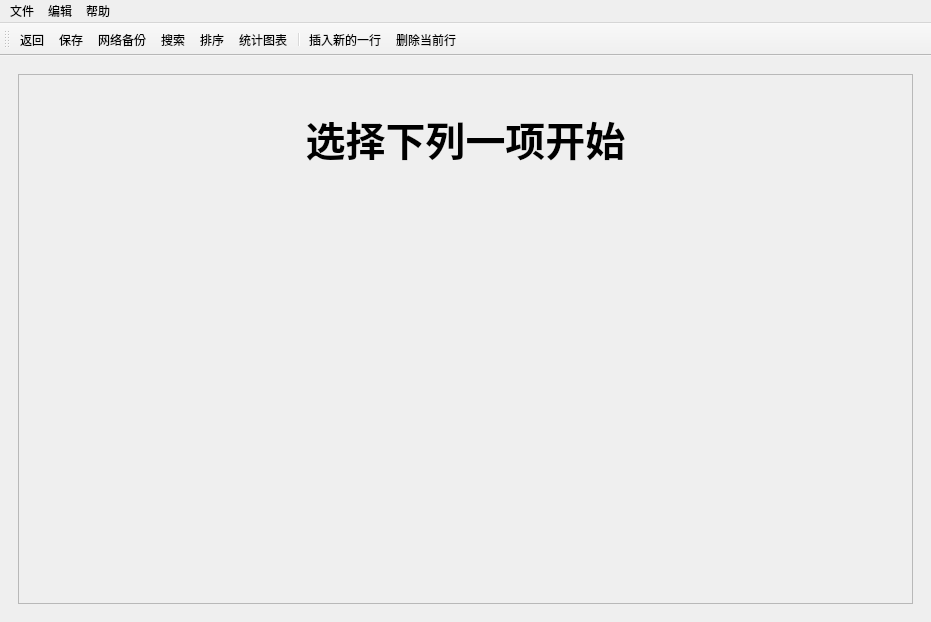
<?xml version="1.0" encoding="UTF-8"?>
<ui version="4.0">
 <class>MainWindow</class>
 <widget class="QMainWindow" name="MainWindow">
  <property name="geometry">
   <rect>
    <x>0</x>
    <y>0</y>
    <width>931</width>
    <height>622</height>
   </rect>
  </property>
  <property name="palette">
   <palette>
    <active/>
    <inactive/>
    <disabled/>
   </palette>
  </property>
  <property name="windowTitle">
   <string>MainWindow</string>
  </property>
  <widget class="QWidget" name="centralwidget">
   <layout class="QHBoxLayout" name="horizontalLayout">
    <item>
     <widget class="QStackedWidget" name="stackedWidget">
      <property name="currentIndex">
       <number>0</number>
      </property>
      <widget class="QWidget" name="wg_welcome_">
       <layout class="QVBoxLayout" name="verticalLayout">
        <item>
         <widget class="QFrame" name="frame">
          <property name="frameShape">
           <enum>QFrame::StyledPanel</enum>
          </property>
          <property name="frameShadow">
           <enum>QFrame::Raised</enum>
          </property>
          <layout class="QVBoxLayout" name="verticalLayout_2" stretch="2,10">
           <item>
            <widget class="QLabel" name="label">
             <property name="font">
              <font>
               <pointsize>30</pointsize>
               <bold>true</bold>
              </font>
             </property>
             <property name="text">
              <string>选择下列一项开始</string>
             </property>
             <property name="alignment">
              <set>Qt::AlignBottom|Qt::AlignHCenter</set>
             </property>
            </widget>
           </item>
           <item>
            <widget class="QWidget" name="widget" native="true">
             <layout class="QHBoxLayout" name="horizontalLayout_2">
              <item>
               <spacer name="horizontalSpacer_2">
                <property name="orientation">
                 <enum>Qt::Horizontal</enum>
                </property>
                <property name="sizeType">
                 <enum>QSizePolicy::MinimumExpanding</enum>
                </property>
                <property name="sizeHint" stdset="0">
                 <size>
                  <width>71</width>
                  <height>20</height>
                 </size>
                </property>
               </spacer>
              </item>
              <item>
               <widget class="QPushButton" name="pb_openfile_">
                <property name="minimumSize">
                 <size>
                  <width>250</width>
                  <height>250</height>
                 </size>
                </property>
                <property name="styleSheet">
                 <string notr="true">background-image: url(:/open.jpg);</string>
                </property>
                <property name="text">
                 <string/>
                </property>
                <property name="autoDefault">
                 <bool>false</bool>
                </property>
                <property name="flat">
                 <bool>true</bool>
                </property>
               </widget>
              </item>
              <item>
               <spacer name="horizontalSpacer">
                <property name="orientation">
                 <enum>Qt::Horizontal</enum>
                </property>
                <property name="sizeHint" stdset="0">
                 <size>
                  <width>71</width>
                  <height>20</height>
                 </size>
                </property>
               </spacer>
              </item>
              <item>
               <widget class="QPushButton" name="pb_newfile_">
                <property name="minimumSize">
                 <size>
                  <width>250</width>
                  <height>250</height>
                 </size>
                </property>
                <property name="styleSheet">
                 <string notr="true">background-image: url(:/new.jpg);</string>
                </property>
                <property name="text">
                 <string/>
                </property>
                <property name="flat">
                 <bool>true</bool>
                </property>
               </widget>
              </item>
              <item>
               <spacer name="horizontalSpacer_3">
                <property name="orientation">
                 <enum>Qt::Horizontal</enum>
                </property>
                <property name="sizeHint" stdset="0">
                 <size>
                  <width>71</width>
                  <height>20</height>
                 </size>
                </property>
               </spacer>
              </item>
             </layout>
            </widget>
           </item>
          </layout>
         </widget>
        </item>
       </layout>
      </widget>
      <widget class="ListTable" name="wg_table_"/>
     </widget>
    </item>
   </layout>
  </widget>
  <widget class="QMenuBar" name="menubar">
   <property name="geometry">
    <rect>
     <x>0</x>
     <y>0</y>
     <width>931</width>
     <height>22</height>
    </rect>
   </property>
   <widget class="QMenu" name="menu">
    <property name="title">
     <string>文件</string>
    </property>
    <addaction name="actionopen"/>
    <addaction name="action_remain_"/>
   </widget>
   <widget class="QMenu" name="menu_2">
    <property name="title">
     <string>编辑</string>
    </property>
   </widget>
   <widget class="QMenu" name="menu_3">
    <property name="title">
     <string>帮助</string>
    </property>
   </widget>
   <addaction name="menu"/>
   <addaction name="menu_2"/>
   <addaction name="menu_3"/>
  </widget>
  <widget class="QToolBar" name="toolBar">
   <property name="windowTitle">
    <string>toolBar</string>
   </property>
   <attribute name="toolBarArea">
    <enum>TopToolBarArea</enum>
   </attribute>
   <attribute name="toolBarBreak">
    <bool>false</bool>
   </attribute>
   <addaction name="action_reValue_"/>
   <addaction name="action_save_"/>
   <addaction name="action_net_"/>
   <addaction name="action_search_"/>
   <addaction name="action_sort_"/>
   <addaction name="action_chart_"/>
   <addaction name="separator"/>
   <addaction name="action_insert_"/>
   <addaction name="action_del_"/>
  </widget>
  <action name="actionopen">
   <property name="text">
    <string>回到主界面</string>
   </property>
  </action>
  <action name="action_remain_">
   <property name="text">
    <string>编辑</string>
   </property>
  </action>
  <action name="action_save_">
   <property name="icon">
    <iconset resource="resource.qrc">
     <normaloff>:/save.png</normaloff>:/save.png</iconset>
   </property>
   <property name="text">
    <string>保存</string>
   </property>
   <property name="toolTip">
    <string>保存现在表格文件</string>
   </property>
  </action>
  <action name="action_reValue_">
   <property name="icon">
    <iconset resource="resource.qrc">
     <normaloff>:/back.png</normaloff>:/back.png</iconset>
   </property>
   <property name="text">
    <string>返回</string>
   </property>
   <property name="toolTip">
    <string>返回未修改模式</string>
   </property>
  </action>
  <action name="action_net_">
   <property name="icon">
    <iconset resource="resource.qrc">
     <normaloff>:/cloud.png</normaloff>:/cloud.png</iconset>
   </property>
   <property name="text">
    <string>网络备份</string>
   </property>
   <property name="toolTip">
    <string>链接网络服务器</string>
   </property>
  </action>
  <action name="action_search_">
   <property name="icon">
    <iconset resource="resource.qrc">
     <normaloff>:/search.png</normaloff>:/search.png</iconset>
   </property>
   <property name="text">
    <string>搜索</string>
   </property>
   <property name="toolTip">
    <string>模糊搜索</string>
   </property>
  </action>
  <action name="action_sort_">
   <property name="icon">
    <iconset resource="resource.qrc">
     <normaloff>:/sort.png</normaloff>:/sort.png</iconset>
   </property>
   <property name="text">
    <string>排序</string>
   </property>
   <property name="toolTip">
    <string>按需求排序</string>
   </property>
  </action>
  <action name="action_insert_">
   <property name="icon">
    <iconset resource="resource.qrc">
     <normaloff>:/add.png</normaloff>:/add.png</iconset>
   </property>
   <property name="text">
    <string>插入新的一行</string>
   </property>
  </action>
  <action name="action_del_">
   <property name="icon">
    <iconset resource="resource.qrc">
     <normaloff>:/sub.png</normaloff>:/sub.png</iconset>
   </property>
   <property name="text">
    <string>删除当前行</string>
   </property>
  </action>
  <action name="action_chart_">
   <property name="icon">
    <iconset resource="resource.qrc">
     <normaloff>:/icon_small_WeightSlider.png</normaloff>:/icon_small_WeightSlider.png</iconset>
   </property>
   <property name="text">
    <string>统计图表</string>
   </property>
  </action>
 </widget>
 <customwidgets>
  <customwidget>
   <class>ListTable</class>
   <extends>QWidget</extends>
   <header>listtable.h</header>
   <container>1</container>
  </customwidget>
 </customwidgets>
 <resources>
  <include location="resource.qrc"/>
 </resources>
 <connections/>
</ui>
